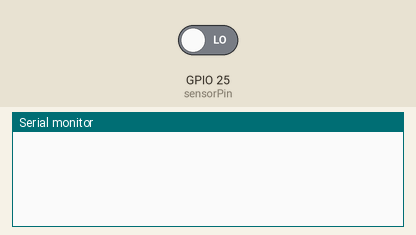
The sketch below on a simulated ESP32. On the bench: the last lines printed to the serial monitor. The inputs (shaded band) are chosen by the test bench; at power-on: GPIO 25 (sensorPin) LOW.

Above: at 1.2 s.
1.3 s: GPIO 25 (sensorPin) driven HIGH
At 2.5 s:
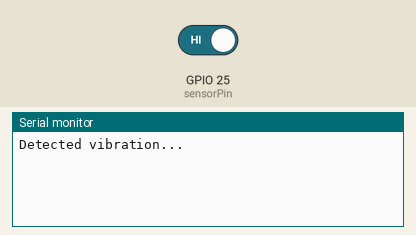
2.8 s: GPIO 25 (sensorPin) driven LOW
At 4.6 s:
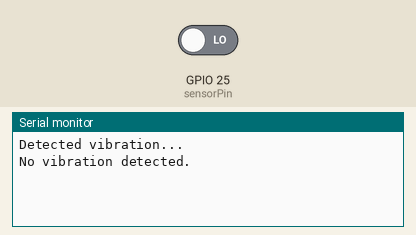

The sketch:

vibration_sensor.ino
```cpp
const int sensorPin = 25;

bool vibrationDetected = false;
unsigned long lastVibrationTime = 0;
const unsigned long vibrationHoldTime = 1000;  // How long to wait before saying "No vibration"

void setup() {
  Serial.begin(115200);
  pinMode(sensorPin, INPUT);
}

void loop() {
  bool state = digitalRead(sensorPin);

  if (state == HIGH) {
    if (!vibrationDetected) {
      Serial.println("Detected vibration...");
      vibrationDetected = true;
    }
    lastVibrationTime = millis();
  }

  // If no vibration detected for a while, print "No vibration"
  if (vibrationDetected && millis() - lastVibrationTime > vibrationHoldTime) {
    Serial.println("No vibration detected.");
    vibrationDetected = false;
  }

  delay(10); // Fast loop to catch short pulses
}
```

Measured:
- after the input at 1.3 s, the serial monitor: prints a new line at once (image 1)
- after the input at 2.8 s, the serial monitor: prints a new line after 1.0 s (image 2)
